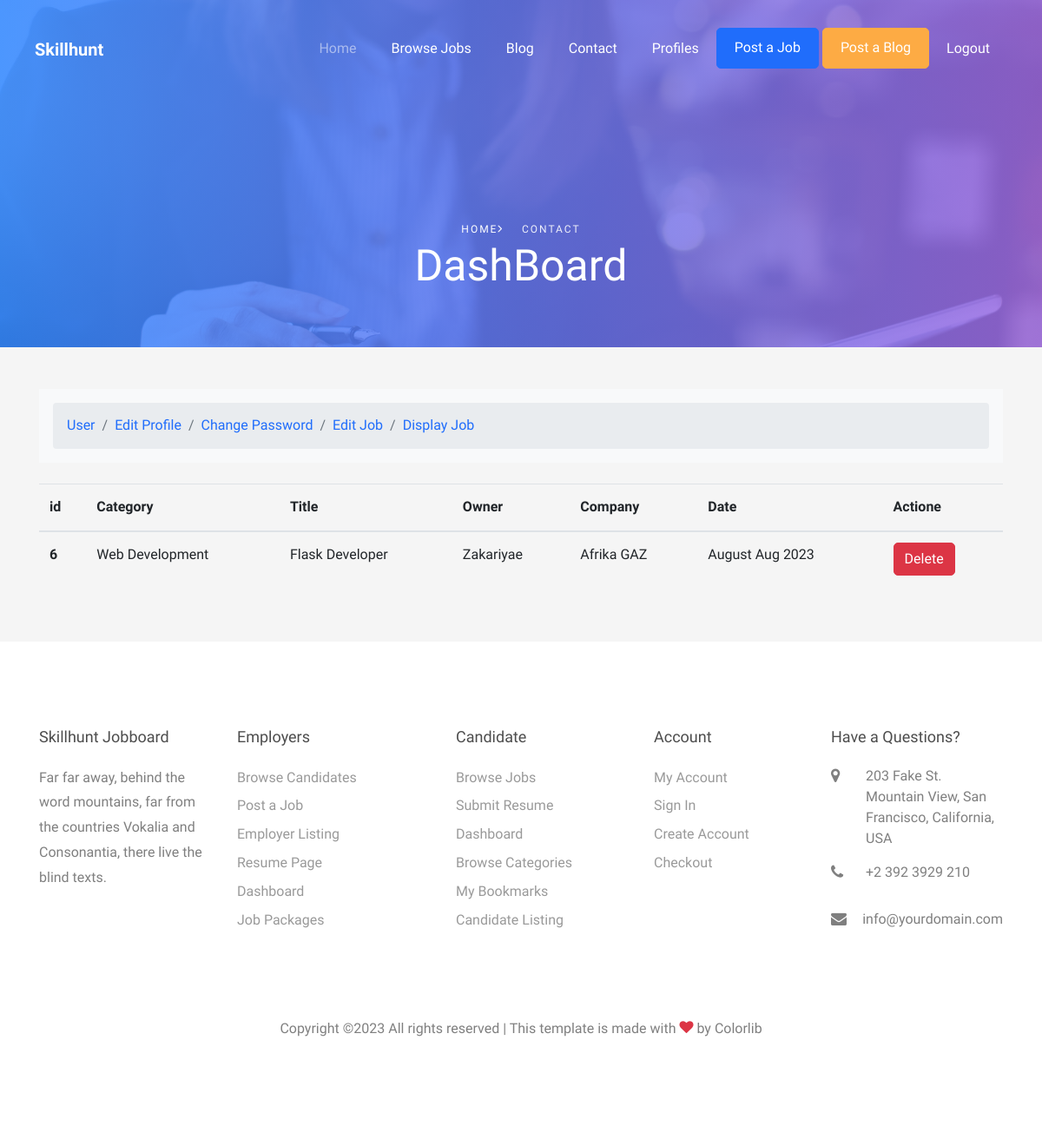
Before: /JobDisplay/ (signed in) with the older database file.
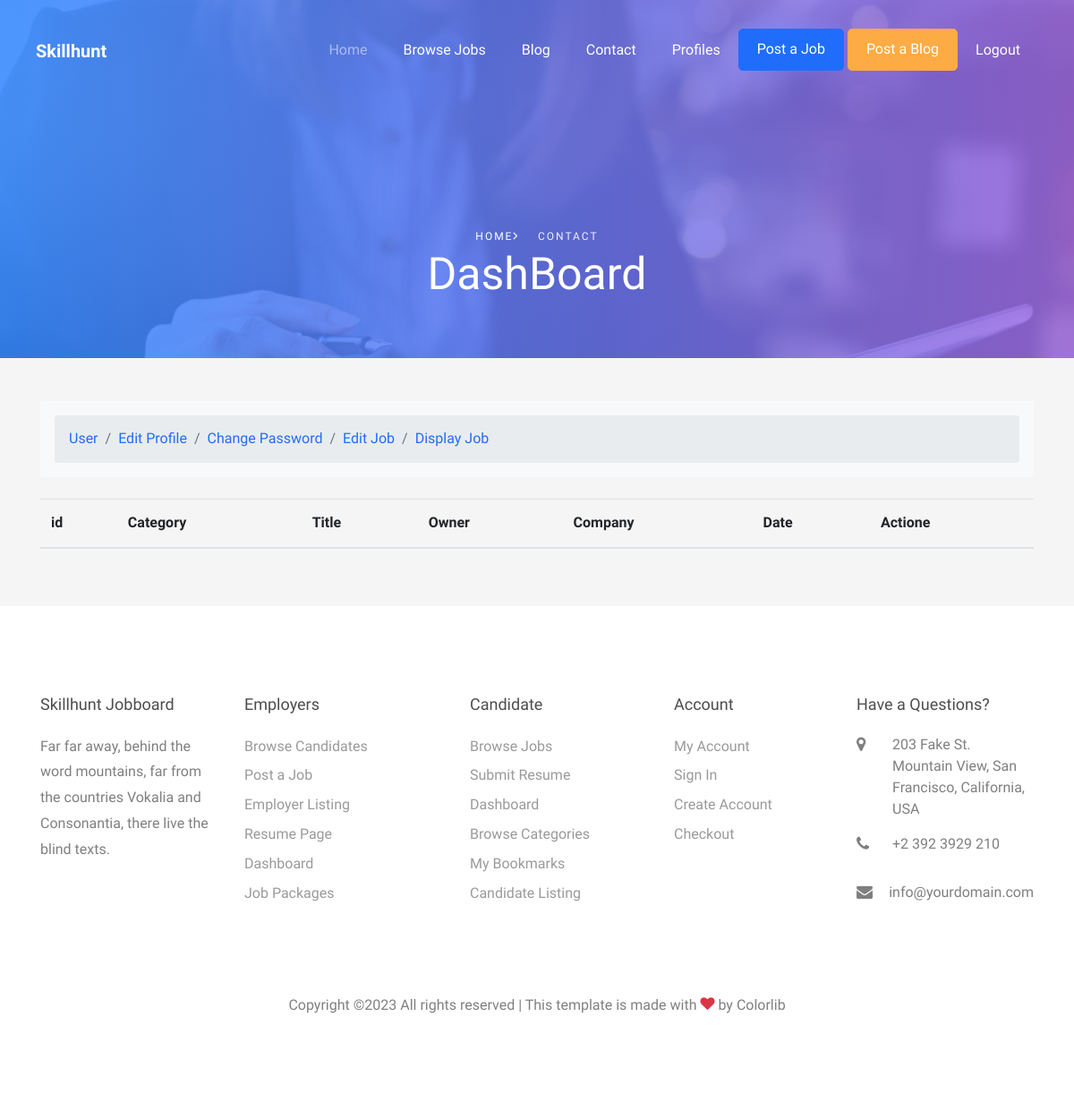
After: the same page with the newer database file.
### JobsApp/models.py (models this page shows, shortened)
class Job(models.Model):
  Category=models.ForeignKey(Categories,on_delete=models.CASCADE)
  Owner=models.ForeignKey(User,on_delete=models.CASCADE)
  Title=models.CharField(max_length=255)
  Company=models.CharField(max_length=255)
  EmailAddress=models.EmailField(unique=True)
  Location=models.CharField(max_length=255)
  Price=models.PositiveBigIntegerField()
  Jobtype=models.CharField(max_length=255,choices=typeJob)
  Vacancy=models.PositiveIntegerField(default=0)
  Experiencse=models.PositiveIntegerField(default=0)
  Description=models.TextField()
  slug=models.SlugField(blank=True,null=True)
  Pulished_at=models.DateTimeField(auto_now=True)

class  Categories(models.Model):
    name=models.CharField(max_length=355)

### JobsApp/views.py (the view)
# urls.py: path('JobDisplay/',views.JobApp.PageDisplayJob,name='JobDisplay'),
    @login_required(login_url='Login')
    def PageDisplayJob(request):
        job=Job.objects.filter(Owner=request.user)
        paginator=Paginator(job,4)
        PageNumber=request.GET.get('page')
        Page_obj=paginator.get_page(PageNumber)
        return render(request,template_name='Job/display-job.html',context={
            'job':Page_obj
        })

### templates/Job/display-job.html (shortened to what this page needs)
{%extends 'index.html'%}
{%load static%}
{%load bootstrap4%}
{%block body%}
<div class="hero-wrap hero-wrap-2" style="background-image: url('static/images/bg_1.jpg');" data-stellar-background-ratio="0.5">
    <div class="overlay"></div>
    <div class="container">
      <div class="row no-gutters slider-text align-items-end justify-content-start">
        <div class="col-md-12 ftco-animate text-center mb-5">
            <p class="breadcrumbs mb-0"><span class="mr-3"><a href="">Home<i class="ion-ios-arrow-forward"></i></a></span> <span>Contact</span></p>
          <h1 class="mb-3 bread">DashBoard</h1>
        </div>
      </div>
    </div>
</div>
<section style="background-color:whitesmoke;">
  <div class="container py-5">
    <div class="row">
        <div class="col">
          {%include 'include/nav_bar.html'%}
        </div>
    </div>
    <table class="table">
        <thead>
          <tr>
            <th scope="col">id</th>
            <th scope="col">Category</th>
            <th scope="col">Title</th>
            <th scope="col">Owner</th>
            <th scope="col">Company</th>
            <th scope="col">Date</th>
            <th scope="col">Actione</th>
          </tr>
        </thead>
        <tbody>
            {%for j in job%}
              <tr>
                <th scope="row">{{j.id}}</th>
                <td>{{j.Category.name}}</td>
                <td>{{j.Title}}</td>
                <td>{{j.Owner.first_name}}</td>
                <td>{{j.Company}}</td>
                <td>{{j.Pulished_at|date:'F M Y'}}</td>
                <td><a href="{%url 'JobDelete'  j.id %}" class="btn btn-danger">Delete</a></td>
              </tr>
            {%endfor%}
        </tbody>
    </table>
  </div>
</section>
{%endblock%}

### templates/index.html (shortened to what this page needs)
 {%load static %}
<!DOCTYPE html>
<html lang="en">
  <head>
    <link rel="stylesheet" href="{% static 'css/open-iconic-bootstrap.min.css'%}">
    <link rel="stylesheet" href="{% static 'css/animate.css'%}">
    <link rel="stylesheet" href="{% static 'css/owl.carousel.min.css'%}">
    <link rel="stylesheet" href="{% static 'css/owl.theme.default.min.css'%}">
    <link rel="stylesheet" href="{% static 'css/magnific-popup.css'%}">
    <link rel="stylesheet" href="{% static 'css/aos.css'%}">
    <link rel="stylesheet" href="{% static 'css/ionicons.min.css'%}">
    <link rel="stylesheet" href="{% static 'css/bootstrap-datepicker.css'%}">
    <link rel="stylesheet" href="{% static 'css/jquery.timepicker.css'%}">
    <link rel="stylesheet" href="{% static 'css/flaticon.css'%}">
    <link rel="stylesheet" href="{% static 'css/icomoon.css'%}">
    <link rel="stylesheet" href="{% static 'css/style.css'%}">
  </head>
  <body>
    {%include 'include/nav.html'%}
    {%block body%}
    {%endblock%}
    {%include 'include/footer.html'%}
  </body>
</html>

### templates/include/nav.html (shortened to what this page needs)
{%if user.is_authenticated%}
<nav class="navbar navbar-expand-lg navbar-dark ftco_navbar bg-dark ftco-navbar-light" id="ftco-navbar">
  <div class="container-fluid px-md-4	">
    <a class="navbar-brand" href="{%url 'home'%}">Skillhunt</a>
    <div class="collapse navbar-collapse" id="ftco-nav">
      <ul class="navbar-nav ml-auto">
        <li class="nav-item active"><a href="{%url 'home'%}" class="nav-link">Home</a></li>
        <li class="nav-item"><a href="{%url 'job'%}" class="nav-link">Browse Jobs</a></li>
        <li class="nav-item"><a href="" class="nav-link">Blog</a></li>
        <li class="nav-item"><a href="" class="nav-link">Contact</a></li>
        <li class="nav-item"><a href="{%url 'Profile'%}" class="nav-link">Profiles</a></li>
        <li class="nav-item cta mr-md-1"><a href="{% url 'PostJob'%}" class="nav-link">Post a Job</a></li>
        <li class="nav-item cta cta-colored"><a href="" class="nav-link">Post a Blog</a></li>
        <li class="nav-item"><a href="{% url 'Logout'%}" class="nav-link ">Logout</a></li>
      </ul>
    </div>
  </div>
</nav>
{%endif%}

### templates/include/nav_bar.html
<nav aria-label="breadcrumb" class="bg-light rounded-3 p-3 mb-4">
    <ol class="breadcrumb mb-0">
      <li class="breadcrumb-item"><a href="{% url  'Profile'%}">User</a></li>
      <li class="breadcrumb-item " aria-current="page"><a href="{%url 'EditProfile'%}">Edit Profile</a></li>
      <li class="breadcrumb-item " aria-current="page"><a href="{%url 'password_change'%}">Change Password</a></li>
      <li class="breadcrumb-item " aria-current="page"><a href="{%url 'JobEdit'%}">Edit Job</a></li>
      <li class="breadcrumb-item " aria-current="page"><a href="{%url 'JobDisplay'%}">Display Job</a></li>
    </ol>
</nav>

### templates/include/footer.html (shortened to what this page needs)
<footer class="ftco-footer ftco-bg-dark ftco-section">
    <div class="container">
      <div class="row mb-5">
          <div class="col-md">
           <div class="ftco-footer-widget mb-4">
            <h2 class="ftco-heading-2">Skillhunt Jobboard</h2>
            <p>Far far away, behind the word mountains, far from the countries Vokalia and Consonantia, there live the blind texts.</p>
            <ul class="ftco-footer-social list-unstyled float-md-left float-lft mt-3">
            </ul>
          </div>
        </div>
        <div class="col-md">
          <div class="ftco-footer-widget mb-4">
            <h2 class="ftco-heading-2">Employers</h2>
            <ul class="list-unstyled">
              <li><a href="#" class="pb-1 d-block">Browse Candidates</a></li>
              <li><a href="#" class="pb-1 d-block">Post a Job</a></li>
              <li><a href="#" class="pb-1 d-block">Employer Listing</a></li>
              <li><a href="#" class="pb-1 d-block">Resume Page</a></li>
              <li><a href="#" class="pb-1 d-block">Dashboard</a></li>
              <li><a href="#" class="pb-1 d-block">Job Packages</a></li>
            </ul>
          </div>
        </div>
        <div class="col-md">
          <div class="ftco-footer-widget mb-4 ml-md-4">
            <h2 class="ftco-heading-2">Candidate</h2>
            <ul class="list-unstyled">
              <li><a href="#" class="pb-1 d-block">Browse Jobs</a></li>
              <li><a href="#" class="pb-1 d-block">Submit Resume</a></li>
              <li><a href="#" class="pb-1 d-block">Dashboard</a></li>
              <li><a href="#" class="pb-1 d-block">Browse Categories</a></li>
              <li><a href="#" class="pb-1 d-block">My Bookmarks</a></li>
              <li><a href="#" class="pb-1 d-block">Candidate Listing</a></li>
            </ul>
          </div>
        </div>
        <div class="col-md">
          <div class="ftco-footer-widget mb-4 ml-md-4">
            <h2 class="ftco-heading-2">Account</h2>
            <ul class="list-unstyled">
              <li><a href="#" class="pb-1 d-block">My Account</a></li>
              <li><a href="#" class="pb-1 d-block">Sign In</a></li>
              <li><a href="#" class="pb-1 d-block">Create Account</a></li>
              <li><a href="#" class="pb-1 d-block">Checkout</a></li>
            </ul>
          </div>
        </div>
        <div class="col-md">
          <div class="ftco-footer-widget mb-4">
              <h2 class="ftco-heading-2">Have a Questions?</h2>
              <div class="block-23 mb-3">
                <ul>
                  <li><span class="icon icon-map-marker"></span><span class="text">203 Fake St. Mountain View, San Francisco, California, USA</span></li>
                  <li><a href="#"><span class="icon icon-phone"></span><span class="text">+2 392 3929 210</span></a></li>
                  <li><a href="#"><span class="icon icon-envelope"></span><span class="text">info@yourdomain.com</span></a></li>
                </ul>
              </div>
          </div>
        </div>
      </div>
      <div class="row">
        <div class="col-md-12 text-center">
          <p>
Copyright &copy;<script>document.write(new Date().getFullYear());</script> All rights reserved | This template is made with <i class="icon-heart text-danger" aria-hidden="true"></i> by <a href="https://colorlib.com" target="_blank">Colorlib</a>
</p>
        </div>
      </div>
    </div>
  </footer>

### static/css/icomoon.css (style rules this page uses)
[class^="icon-"], [class*=" icon-"] { font-family: 'icomoon' !important; speak: none; font-style: normal; font-weight: normal; font-variant: normal; text-transform: none; line-height: 1; -webkit-font-smoothing: antialiased; -moz-osx-font-smoothing: grayscale; }
.icon-heart:before { content: "\f004"; }
.icon-map-marker:before { content: "\f041"; }
.icon-phone:before { content: "\f095"; }
.icon-envelope:before { content: "\f0e0"; }

Changed rows visible on the page:
removed Job: id "6", Category.name "Web Development", Title "Flask Developer", Owner.first_name "Zakariyae", Company "Afrika GAZ", Pulished_at "August Aug 2023"
